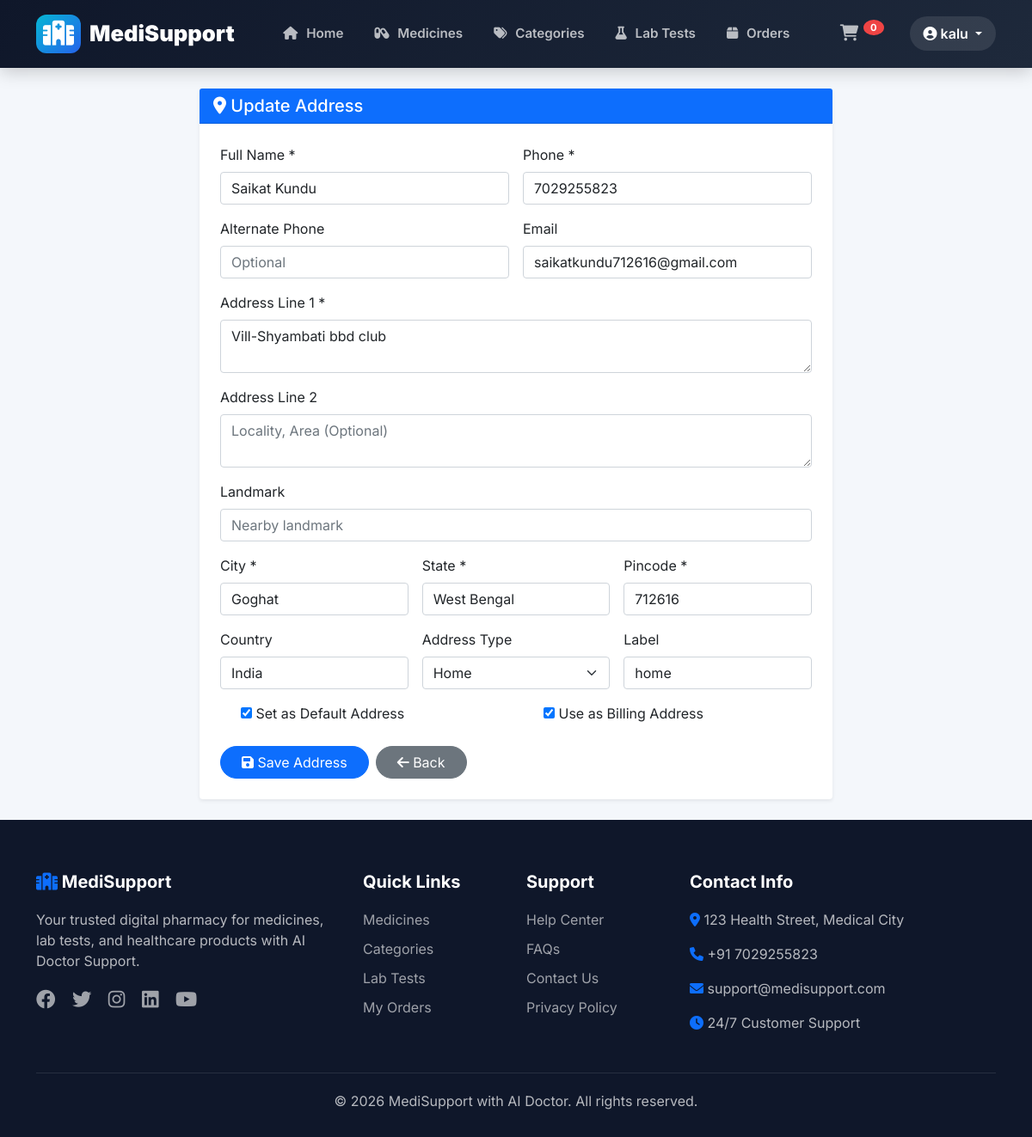
The app's page /addresses/1/update/?next=checkout (signed in), older data.
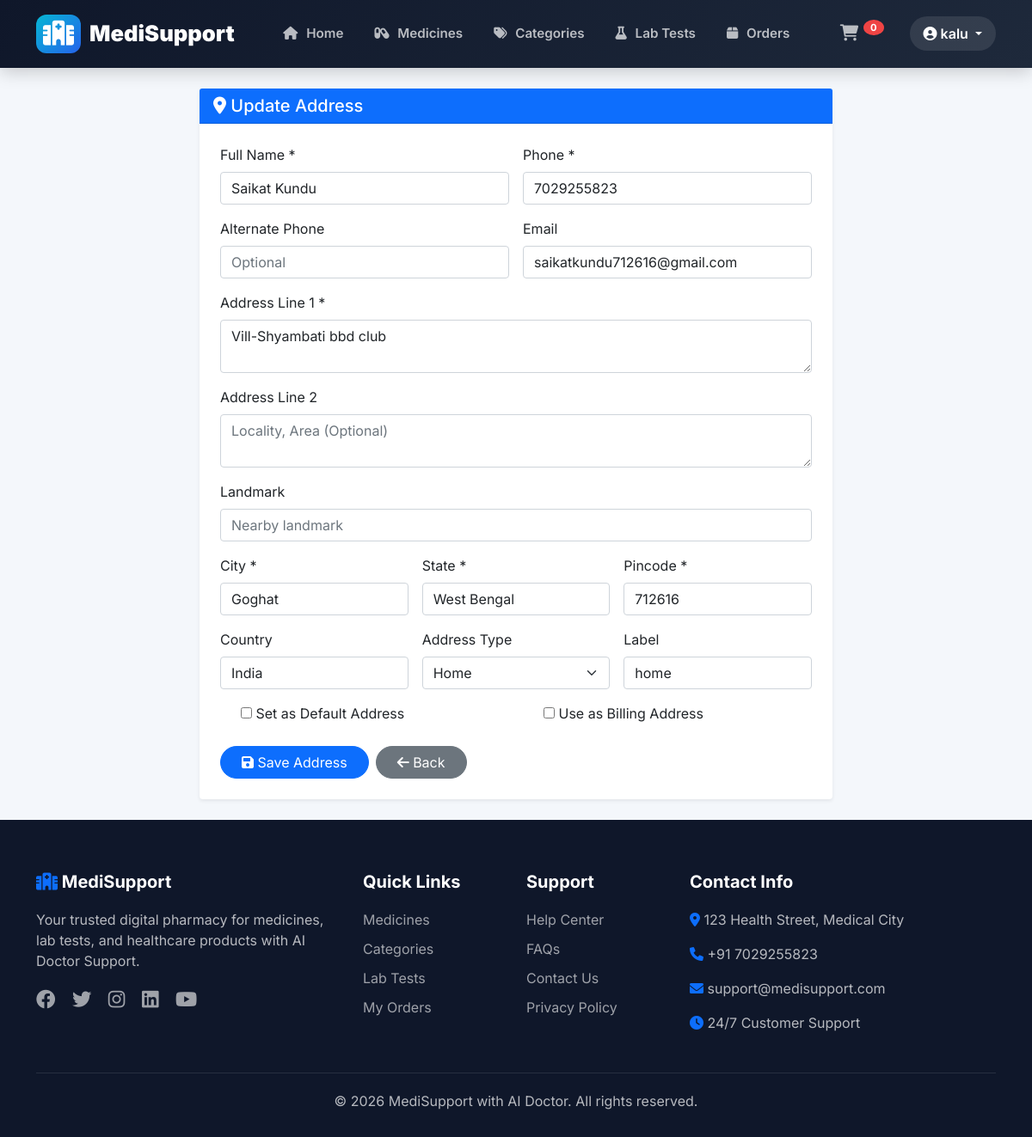
The same page, newer data.
### store/models.py (models this page shows, shortened)
class UserAddress(models.Model):
    HOME = 'HOM'
    WORK = 'WRK'
    OTHER = 'OTH'
    ADDRESS_TYPES = [
        (HOME, 'Home'),
        (WORK, 'Work'),
        (OTHER, 'Other'),
    ]
    user = models.ForeignKey(User, on_delete=models.CASCADE, related_name='addresses')
    address_type = models.CharField(max_length=3, choices=ADDRESS_TYPES, default=HOME)
    address_label = models.CharField(max_length=50, blank=True)
    name = models.CharField(max_length=200)
    phone = models.CharField(max_length=15)
    alternate_phone = models.CharField(max_length=15, blank=True)
    email = models.EmailField(blank=True)
    address_line1 = models.TextField()
    address_line2 = models.TextField(blank=True)
    landmark = models.CharField(max_length=200, blank=True)
    city = models.CharField(max_length=100)
    state = models.CharField(max_length=100)
    pincode = models.CharField(max_length=10)
    country = models.CharField(max_length=100, default='India')
    latitude = models.DecimalField(max_digits=11, decimal_places=8, null=True, blank=True)
    longitude = models.DecimalField(max_digits=11, decimal_places=8, null=True, blank=True)
    is_default = models.BooleanField(default=False)
    is_billing = models.BooleanField(default=False)
    is_active = models.BooleanField(default=True)
    created_at = models.DateTimeField(auto_now_add=True)
    updated_at = models.DateTimeField(auto_now=True)
    class Meta:
        verbose_name_plural = "User Addresses"
        ordering = ['-is_default', '-created_at']

### store/views.py (the view)
# urls.py: path('addresses/<int:pk>/update/', views.address_update, name='address_update'),
@login_required
def address_update(request, pk):
    address = get_object_or_404(UserAddress, pk=pk, user=request.user)
    if request.method == 'POST':
        form = UserAddressForm(request.POST, instance=address)
        if form.is_valid():
            form.save()
            messages.success(request, 'Address updated successfully!')
            return redirect('store:address_list')
    else:
        form = UserAddressForm(instance=address)
    return render(request, 'store/address_form.html', {
        'form': form,
        'title': 'Update Address'
    })

### store/templates/store/address_form.html (shortened to what the changed rows need)
{% extends 'store/header.html' %}
{% block content %}
<div class="container py-4">
    <div class="row justify-content-center">
        <div class="col-lg-8">
            <div class="card shadow-sm border-0 rounded-4">
                <div class="card-body p-4">
                    <form method="post" id="addressForm" novalidate>
                        <div class="row g-3">
                            <div class="col-md-6">
                                <label class="form-label fw-semibold">Full Name *</label>
                                {{ form.name }}
                            </div>
                            <div class="col-md-6">
                                <label class="form-label fw-semibold">Phone *</label>
                                {{ form.phone }}
                            </div>
                            <div class="col-md-6">
                                <label class="form-label fw-semibold">Alternate Phone</label>
                                {{ form.alternate_phone }}
                            </div>
                            <div class="col-md-6">
                                <label class="form-label fw-semibold">Email</label>
                                {{ form.email }}
                            </div>
                            <div class="col-md-12">
                                <label class="form-label fw-semibold">Address Line 1 *</label>
                                {{ form.address_line1 }}
                            </div>
                            <div class="col-md-12">
                                <label class="form-label fw-semibold">Address Line 2</label>
                                {{ form.address_line2 }}
                            </div>
                            <div class="col-md-12">
                                <label class="form-label fw-semibold">Landmark</label>
                                {{ form.landmark }}
                            </div>
                            <div class="col-md-4">
                                <label class="form-label fw-semibold">City *</label>
                                {{ form.city }}
                            </div>
                            <div class="col-md-4">
                                <label class="form-label fw-semibold">State *</label>
                                {{ form.state }}
                            </div>
                            <div class="col-md-4">
                                <label class="form-label fw-semibold">Pincode *</label>
                                {{ form.pincode }}
                            </div>
                            <div class="col-md-4">
                                <label class="form-label fw-semibold">Country</label>
                                {{ form.country }}
                            </div>
                            <div class="col-md-4">
                                <label class="form-label fw-semibold">Address Type</label>
                                {{ form.address_type }}
                            </div>
                            <div class="col-md-4">
                                <label class="form-label fw-semibold">Label</label>
                                {{ form.address_label }}
                            </div>
                            <div class="col-md-6">
                                <div class="form-check">
                                    {{ form.is_default }}
                                    <label class="form-check-label">Set as Default Address</label>
                                </div>
                            </div>
                            <div class="col-md-6">
                                <div class="form-check">
                                    {{ form.is_billing }}
                                    <label class="form-check-label">Use as Billing Address</label>
                                </div>
                            </div>
                        </div>
                    </form>
                </div>
            </div>
        </div>
    </div>
</div>
{% endblock %}

Row changes from the older to the newer data that the page shows:
changed UserAddress "Saikat Kundu": is_default "☑" → "☐"; is_billing "☑" → "☐"
